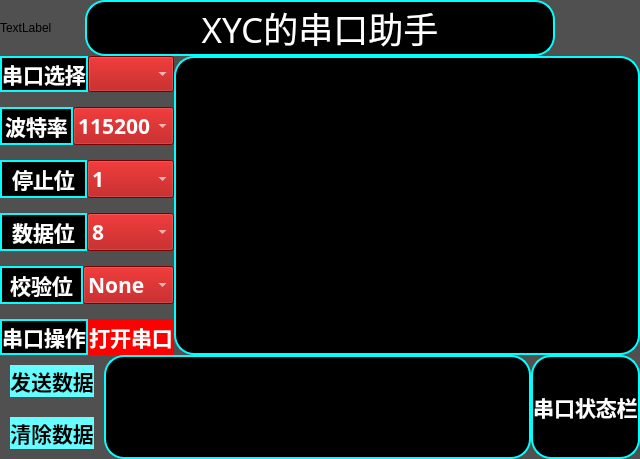
<?xml version="1.0" encoding="UTF-8"?>
<ui version="4.0">
 <class>Widget</class>
 <widget class="QWidget" name="Widget">
  <property name="geometry">
   <rect>
    <x>0</x>
    <y>0</y>
    <width>640</width>
    <height>402</height>
   </rect>
  </property>
  <property name="windowTitle">
   <string>Widget</string>
  </property>
  <property name="styleSheet">
   <string notr="true">background-color: rgb(80, 80, 80);</string>
  </property>
  <layout class="QVBoxLayout" name="verticalLayout_5" stretch="0">
   <property name="spacing">
    <number>0</number>
   </property>
   <property name="leftMargin">
    <number>0</number>
   </property>
   <property name="topMargin">
    <number>0</number>
   </property>
   <property name="rightMargin">
    <number>0</number>
   </property>
   <property name="bottomMargin">
    <number>0</number>
   </property>
   <item>
    <layout class="QVBoxLayout" name="verticalLayout_4" stretch="2,9">
     <property name="spacing">
      <number>0</number>
     </property>
     <item>
      <layout class="QHBoxLayout" name="horizontalLayout_9" stretch="9,50,9">
       <property name="spacing">
        <number>0</number>
       </property>
       <item>
        <widget class="QLabel" name="label_7">
         <property name="sizePolicy">
          <sizepolicy hsizetype="Expanding" vsizetype="Expanding">
           <horstretch>0</horstretch>
           <verstretch>0</verstretch>
          </sizepolicy>
         </property>
         <property name="styleSheet">
          <string notr="true">border-image: url(:/new/prefix1/IMG_20220426_170143.jpg);</string>
         </property>
         <property name="text">
          <string>TextLabel</string>
         </property>
        </widget>
       </item>
       <item>
        <widget class="QLabel" name="label_8">
         <property name="sizePolicy">
          <sizepolicy hsizetype="Expanding" vsizetype="Expanding">
           <horstretch>0</horstretch>
           <verstretch>0</verstretch>
          </sizepolicy>
         </property>
         <property name="font">
          <font>
           <family>幼圆</family>
           <pointsize>26</pointsize>
           <weight>50</weight>
           <bold>false</bold>
          </font>
         </property>
         <property name="styleSheet">
          <string notr="true">color: rgb(255, 255, 255);

background-color: rgb(0, 0, 0);
    border-style: solid;
    border-width: 2px;
    border-color: aqua;
    border-radius: 20px;</string>
         </property>
         <property name="text">
          <string>XYC的串口助手</string>
         </property>
         <property name="alignment">
          <set>Qt::AlignCenter</set>
         </property>
        </widget>
       </item>
       <item>
        <widget class="QLabel" name="label_9">
         <property name="sizePolicy">
          <sizepolicy hsizetype="Expanding" vsizetype="Expanding">
           <horstretch>0</horstretch>
           <verstretch>0</verstretch>
          </sizepolicy>
         </property>
         <property name="styleSheet">
          <string notr="true">border-image: url(:/new/prefix1/Screenshot_20220910_233745_edit_586154324718368.jpg);</string>
         </property>
         <property name="text">
          <string/>
         </property>
        </widget>
       </item>
      </layout>
     </item>
     <item>
      <layout class="QVBoxLayout" name="verticalLayout_3" stretch="10,5">
       <property name="spacing">
        <number>0</number>
       </property>
       <item>
        <layout class="QHBoxLayout" name="horizontalLayout_7" stretch="2,6">
         <property name="spacing">
          <number>0</number>
         </property>
         <item>
          <layout class="QVBoxLayout" name="verticalLayout">
           <property name="spacing">
            <number>15</number>
           </property>
           <property name="topMargin">
            <number>0</number>
           </property>
           <property name="bottomMargin">
            <number>0</number>
           </property>
           <item>
            <layout class="QHBoxLayout" name="horizontalLayout" stretch="1,1">
             <property name="spacing">
              <number>0</number>
             </property>
             <item>
              <widget class="QLabel" name="label">
               <property name="sizePolicy">
                <sizepolicy hsizetype="Expanding" vsizetype="Expanding">
                 <horstretch>0</horstretch>
                 <verstretch>0</verstretch>
                </sizepolicy>
               </property>
               <property name="font">
                <font>
                 <family>幼圆</family>
                 <pointsize>16</pointsize>
                 <weight>75</weight>
                 <bold>true</bold>
                </font>
               </property>
               <property name="styleSheet">
                <string notr="true">color: rgb(255, 255, 255);
background-color: rgb(0, 0, 0);
    border-style: solid;
    border-width: 2px;
    border-color: aqua;
    border-radius: 20px;</string>
               </property>
               <property name="text">
                <string>串口选择</string>
               </property>
               <property name="alignment">
                <set>Qt::AlignCenter</set>
               </property>
              </widget>
             </item>
             <item>
              <widget class="QComboBox" name="comboBox">
               <property name="sizePolicy">
                <sizepolicy hsizetype="Expanding" vsizetype="Expanding">
                 <horstretch>0</horstretch>
                 <verstretch>0</verstretch>
                </sizepolicy>
               </property>
               <property name="minimumSize">
                <size>
                 <width>86</width>
                 <height>25</height>
                </size>
               </property>
               <property name="font">
                <font>
                 <family>幼圆</family>
                 <pointsize>16</pointsize>
                 <weight>75</weight>
                 <bold>true</bold>
                </font>
               </property>
               <property name="styleSheet">
                <string notr="true">color: rgb(255, 255, 255);
background-color: rgb(170, 0, 0);
selection-background-color: rgb(85, 0, 0);
selection-color: rgb(255, 255, 255);
</string>
               </property>
              </widget>
             </item>
            </layout>
           </item>
           <item>
            <layout class="QHBoxLayout" name="horizontalLayout_2">
             <property name="spacing">
              <number>0</number>
             </property>
             <item>
              <widget class="QLabel" name="label_2">
               <property name="sizePolicy">
                <sizepolicy hsizetype="Expanding" vsizetype="Expanding">
                 <horstretch>0</horstretch>
                 <verstretch>0</verstretch>
                </sizepolicy>
               </property>
               <property name="font">
                <font>
                 <family>幼圆</family>
                 <pointsize>16</pointsize>
                 <weight>75</weight>
                 <bold>true</bold>
                </font>
               </property>
               <property name="styleSheet">
                <string notr="true">color: rgb(255, 255, 255);
background-color: rgb(0, 0, 0);
    border-style: solid;
    border-width: 2px;
    border-color: aqua;
    border-radius: 20px;</string>
               </property>
               <property name="text">
                <string>波特率</string>
               </property>
               <property name="alignment">
                <set>Qt::AlignCenter</set>
               </property>
              </widget>
             </item>
             <item>
              <widget class="QComboBox" name="comboBox_2">
               <property name="sizePolicy">
                <sizepolicy hsizetype="Expanding" vsizetype="Expanding">
                 <horstretch>0</horstretch>
                 <verstretch>0</verstretch>
                </sizepolicy>
               </property>
               <property name="font">
                <font>
                 <family>Agency FB</family>
                 <pointsize>16</pointsize>
                 <weight>75</weight>
                 <italic>false</italic>
                 <bold>true</bold>
                 <underline>false</underline>
                </font>
               </property>
               <property name="autoFillBackground">
                <bool>false</bool>
               </property>
               <property name="styleSheet">
                <string notr="true">color: rgb(255, 255, 255);
background-color: rgb(170, 0, 0);
selection-background-color: rgb(85, 0, 0);
selection-color: rgb(255, 255, 255);

</string>
               </property>
               <property name="editable">
                <bool>false</bool>
               </property>
               <property name="duplicatesEnabled">
                <bool>false</bool>
               </property>
               <property name="frame">
                <bool>true</bool>
               </property>
               <item>
                <property name="text">
                 <string>115200</string>
                </property>
               </item>
               <item>
                <property name="text">
                 <string>9600</string>
                </property>
               </item>
               <item>
                <property name="text">
                 <string>1200</string>
                </property>
               </item>
               <item>
                <property name="text">
                 <string>2400</string>
                </property>
               </item>
               <item>
                <property name="text">
                 <string>4800</string>
                </property>
               </item>
               <item>
                <property name="text">
                 <string>19200</string>
                </property>
               </item>
               <item>
                <property name="text">
                 <string>38400</string>
                </property>
               </item>
               <item>
                <property name="text">
                 <string>57600</string>
                </property>
               </item>
              </widget>
             </item>
            </layout>
           </item>
           <item>
            <layout class="QHBoxLayout" name="horizontalLayout_3">
             <property name="spacing">
              <number>0</number>
             </property>
             <item>
              <widget class="QLabel" name="label_3">
               <property name="sizePolicy">
                <sizepolicy hsizetype="Expanding" vsizetype="Expanding">
                 <horstretch>0</horstretch>
                 <verstretch>0</verstretch>
                </sizepolicy>
               </property>
               <property name="font">
                <font>
                 <family>幼圆</family>
                 <pointsize>16</pointsize>
                 <weight>75</weight>
                 <bold>true</bold>
                </font>
               </property>
               <property name="styleSheet">
                <string notr="true">color: rgb(255, 255, 255);    border-style: solid;
background-color: rgb(0, 0, 0);
    border-width: 2px;
    border-color: aqua;
    border-radius: 20px;</string>
               </property>
               <property name="text">
                <string>停止位</string>
               </property>
               <property name="alignment">
                <set>Qt::AlignCenter</set>
               </property>
              </widget>
             </item>
             <item>
              <widget class="QComboBox" name="comboBox_3">
               <property name="sizePolicy">
                <sizepolicy hsizetype="Expanding" vsizetype="Expanding">
                 <horstretch>0</horstretch>
                 <verstretch>0</verstretch>
                </sizepolicy>
               </property>
               <property name="font">
                <font>
                 <family>Agency FB</family>
                 <pointsize>16</pointsize>
                 <weight>75</weight>
                 <bold>true</bold>
                </font>
               </property>
               <property name="styleSheet">
                <string notr="true">color: rgb(255, 255, 255);
background-color: rgb(170, 0, 0);
selection-background-color: rgb(85, 0, 0);
selection-color: rgb(255, 255, 255);

</string>
               </property>
               <item>
                <property name="text">
                 <string>1</string>
                </property>
               </item>
               <item>
                <property name="text">
                 <string>2</string>
                </property>
               </item>
              </widget>
             </item>
            </layout>
           </item>
           <item>
            <layout class="QHBoxLayout" name="horizontalLayout_4">
             <property name="spacing">
              <number>0</number>
             </property>
             <item>
              <widget class="QLabel" name="label_4">
               <property name="sizePolicy">
                <sizepolicy hsizetype="Expanding" vsizetype="Expanding">
                 <horstretch>0</horstretch>
                 <verstretch>0</verstretch>
                </sizepolicy>
               </property>
               <property name="font">
                <font>
                 <family>幼圆</family>
                 <pointsize>16</pointsize>
                 <weight>75</weight>
                 <bold>true</bold>
                </font>
               </property>
               <property name="styleSheet">
                <string notr="true">color: rgb(255, 255, 255);
background-color: rgb(0, 0, 0);
    border-style: solid;
    border-width: 2px;
    border-color: aqua;
    border-radius: 20px;</string>
               </property>
               <property name="text">
                <string>数据位</string>
               </property>
               <property name="alignment">
                <set>Qt::AlignCenter</set>
               </property>
              </widget>
             </item>
             <item>
              <widget class="QComboBox" name="comboBox_4">
               <property name="sizePolicy">
                <sizepolicy hsizetype="Expanding" vsizetype="Expanding">
                 <horstretch>0</horstretch>
                 <verstretch>0</verstretch>
                </sizepolicy>
               </property>
               <property name="font">
                <font>
                 <family>Agency FB</family>
                 <pointsize>16</pointsize>
                 <weight>75</weight>
                 <bold>true</bold>
                </font>
               </property>
               <property name="styleSheet">
                <string notr="true">color: rgb(255, 255, 255);
background-color: rgb(170, 0, 0);
selection-background-color: rgb(85, 0, 0);
selection-color: rgb(255, 255, 255);

</string>
               </property>
               <item>
                <property name="text">
                 <string>8</string>
                </property>
               </item>
               <item>
                <property name="text">
                 <string>7</string>
                </property>
               </item>
               <item>
                <property name="text">
                 <string>6</string>
                </property>
               </item>
               <item>
                <property name="text">
                 <string>5</string>
                </property>
               </item>
              </widget>
             </item>
            </layout>
           </item>
           <item>
            <layout class="QHBoxLayout" name="horizontalLayout_5">
             <property name="spacing">
              <number>0</number>
             </property>
             <item>
              <widget class="QLabel" name="label_5">
               <property name="sizePolicy">
                <sizepolicy hsizetype="Expanding" vsizetype="Expanding">
                 <horstretch>0</horstretch>
                 <verstretch>0</verstretch>
                </sizepolicy>
               </property>
               <property name="font">
                <font>
                 <family>幼圆</family>
                 <pointsize>16</pointsize>
                 <weight>75</weight>
                 <bold>true</bold>
                </font>
               </property>
               <property name="styleSheet">
                <string notr="true">color: rgb(255, 255, 255);
background-color: rgb(0, 0, 0);
    border-style: solid;
    border-width: 2px;
    border-color: aqua;
    border-radius: 20px;</string>
               </property>
               <property name="text">
                <string>校验位</string>
               </property>
               <property name="alignment">
                <set>Qt::AlignCenter</set>
               </property>
              </widget>
             </item>
             <item>
              <widget class="QComboBox" name="comboBox_5">
               <property name="sizePolicy">
                <sizepolicy hsizetype="Expanding" vsizetype="Expanding">
                 <horstretch>0</horstretch>
                 <verstretch>0</verstretch>
                </sizepolicy>
               </property>
               <property name="font">
                <font>
                 <family>Agency FB</family>
                 <pointsize>16</pointsize>
                 <weight>75</weight>
                 <bold>true</bold>
                </font>
               </property>
               <property name="styleSheet">
                <string notr="true">color: rgb(255, 255, 255);
background-color: rgb(170, 0, 0);
selection-background-color: rgb(85, 0, 0);
selection-color: rgb(255, 255, 255);

</string>
               </property>
               <item>
                <property name="text">
                 <string>None</string>
                </property>
               </item>
               <item>
                <property name="text">
                 <string>Even</string>
                </property>
               </item>
               <item>
                <property name="text">
                 <string>Odd</string>
                </property>
               </item>
               <item>
                <property name="text">
                 <string>Space</string>
                </property>
               </item>
               <item>
                <property name="text">
                 <string>Mark</string>
                </property>
               </item>
              </widget>
             </item>
            </layout>
           </item>
           <item>
            <layout class="QHBoxLayout" name="horizontalLayout_6">
             <property name="spacing">
              <number>0</number>
             </property>
             <item>
              <widget class="QLabel" name="label_6">
               <property name="sizePolicy">
                <sizepolicy hsizetype="Expanding" vsizetype="Expanding">
                 <horstretch>0</horstretch>
                 <verstretch>0</verstretch>
                </sizepolicy>
               </property>
               <property name="font">
                <font>
                 <family>幼圆</family>
                 <pointsize>16</pointsize>
                 <weight>75</weight>
                 <bold>true</bold>
                </font>
               </property>
               <property name="styleSheet">
                <string notr="true">color: rgb(255, 255, 255);
background-color: rgb(0, 0, 0);
    border-style: solid;
    border-width: 2px;
    border-color: aqua;
    border-radius: 20px;</string>
               </property>
               <property name="text">
                <string>串口操作</string>
               </property>
               <property name="alignment">
                <set>Qt::AlignCenter</set>
               </property>
              </widget>
             </item>
             <item>
              <widget class="QPushButton" name="pushButton">
               <property name="sizePolicy">
                <sizepolicy hsizetype="Expanding" vsizetype="Expanding">
                 <horstretch>0</horstretch>
                 <verstretch>0</verstretch>
                </sizepolicy>
               </property>
               <property name="font">
                <font>
                 <family>幼圆</family>
                 <pointsize>16</pointsize>
                 <weight>75</weight>
                 <bold>true</bold>
                </font>
               </property>
               <property name="styleSheet">
                <string notr="true">QPushButton:pressed{background-color:rgb(255, 85, 0);
border-radius: 20px;
}


QPushButton{
color: rgb(255, 255, 255);
border-radius: 20px;
background-color: rgb(255, 0, 0);

}
</string>
               </property>
               <property name="text">
                <string>打开串口</string>
               </property>
               <property name="checkable">
                <bool>true</bool>
               </property>
              </widget>
             </item>
            </layout>
           </item>
          </layout>
         </item>
         <item>
          <widget class="QTextBrowser" name="textBrowser">
           <property name="font">
            <font>
             <family>Comic Sans MS</family>
             <pointsize>16</pointsize>
             <weight>75</weight>
             <bold>true</bold>
            </font>
           </property>
           <property name="styleSheet">
            <string notr="true">background-color: rgb(0, 0, 0);
color: rgb(255, 255, 255);

border-color: rgb(255, 255, 255);
    border-style: solid;
    border-width: 2px;
    border-color: aqua;
    border-radius: 20px;</string>
           </property>
          </widget>
         </item>
        </layout>
       </item>
       <item>
        <layout class="QHBoxLayout" name="horizontalLayout_8" stretch="1,5,1">
         <property name="spacing">
          <number>0</number>
         </property>
         <item>
          <layout class="QVBoxLayout" name="verticalLayout_2">
           <property name="spacing">
            <number>20</number>
           </property>
           <property name="leftMargin">
            <number>10</number>
           </property>
           <property name="topMargin">
            <number>10</number>
           </property>
           <property name="rightMargin">
            <number>10</number>
           </property>
           <property name="bottomMargin">
            <number>10</number>
           </property>
           <item>
            <widget class="QPushButton" name="pushButton_2">
             <property name="sizePolicy">
              <sizepolicy hsizetype="Expanding" vsizetype="Expanding">
               <horstretch>0</horstretch>
               <verstretch>0</verstretch>
              </sizepolicy>
             </property>
             <property name="font">
              <font>
               <family>幼圆</family>
               <pointsize>16</pointsize>
               <weight>75</weight>
               <bold>true</bold>
              </font>
             </property>
             <property name="styleSheet">
              <string notr="true">QPushButton:pressed{
background-color:rgb(170, 0, 0);
border-radius:20px;




}
QPushButton{color: rgb(0, 0, 0);
border-radius:20px;

background-color:rgb(101, 253, 255);
}</string>
             </property>
             <property name="text">
              <string>发送数据</string>
             </property>
            </widget>
           </item>
           <item>
            <widget class="QPushButton" name="pushButton_3">
             <property name="sizePolicy">
              <sizepolicy hsizetype="Expanding" vsizetype="Expanding">
               <horstretch>0</horstretch>
               <verstretch>0</verstretch>
              </sizepolicy>
             </property>
             <property name="font">
              <font>
               <family>幼圆</family>
               <pointsize>16</pointsize>
               <weight>75</weight>
               <bold>true</bold>
              </font>
             </property>
             <property name="styleSheet">
              <string notr="true">QPushButton:pressed{
background-color:rgb(170, 0, 0);
border-radius:20px;




}
QPushButton{color: rgb(0, 0, 0);
border-radius:20px;

background-color:rgb(101, 253, 255);
}</string>
             </property>
             <property name="text">
              <string>清除数据</string>
             </property>
            </widget>
           </item>
          </layout>
         </item>
         <item>
          <widget class="QTextEdit" name="textEdit">
           <property name="font">
            <font>
             <family>Comic Sans MS</family>
             <pointsize>16</pointsize>
             <weight>75</weight>
             <bold>true</bold>
            </font>
           </property>
           <property name="styleSheet">
            <string notr="true">color: rgb(255, 255, 255);
background-color: rgb(0, 0, 0);
border-color: rgb(255, 255, 255);
    border-style: solid;
    border-width: 2px;
    border-color: aqua;
    border-radius: 20px;</string>
           </property>
          </widget>
         </item>
         <item>
          <widget class="QLabel" name="label_10">
           <property name="font">
            <font>
             <family>幼圆</family>
             <pointsize>16</pointsize>
             <weight>75</weight>
             <bold>true</bold>
            </font>
           </property>
           <property name="styleSheet">
            <string notr="true">color: rgb(255, 255, 255);
background-color: rgb(0, 0, 0);
border-color: rgb(255, 255, 255);
    border-style: solid;
    border-width: 2px;
    border-color: aqua;
    border-radius: 20px;</string>
           </property>
           <property name="text">
            <string>串口状态栏</string>
           </property>
           <property name="alignment">
            <set>Qt::AlignCenter</set>
           </property>
          </widget>
         </item>
        </layout>
       </item>
      </layout>
     </item>
    </layout>
   </item>
  </layout>
 </widget>
 <resources/>
 <connections/>
</ui>
